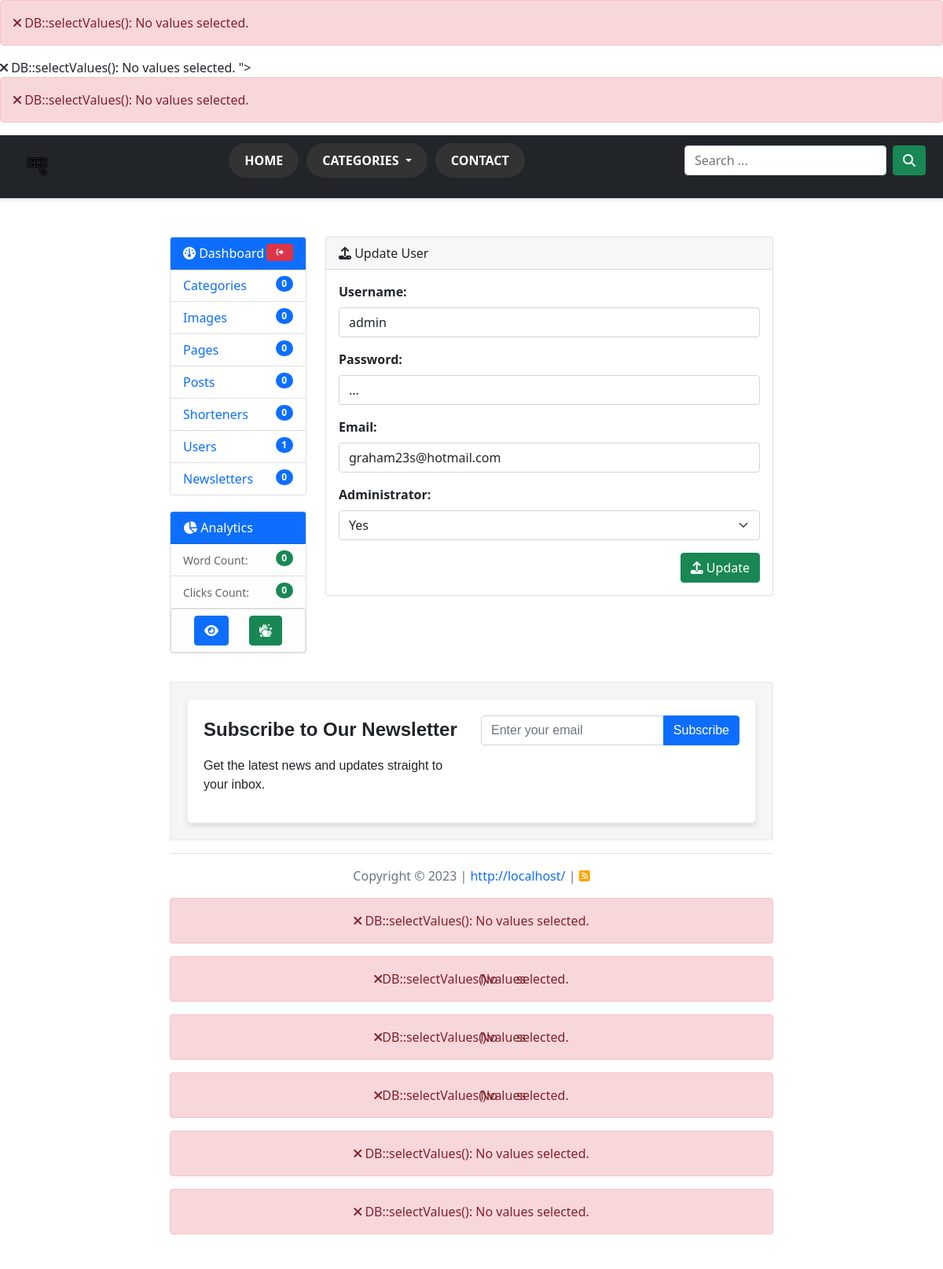
Page /edit-user.php?userId=2 (signed in) on the committed database.
### tables this page shows
CREATE TABLE `members` (
  `member_id` bigint(20) NOT NULL,
  `member_username` varchar(50) NOT NULL,
  `member_password` varchar(50) NOT NULL,
  `member_password_md5` varchar(32) NOT NULL,
  `member_email` varchar(50) NOT NULL,
  `member_is_admin` enum('no','yes') NOT NULL,
  `member_date` timestamp NOT NULL DEFAULT CURRENT_TIMESTAMP
);

### includes/inc-DB.php (called while the page is built, shortened)
<?php
class DB
{
    private static $instance;
    public static function getInstance() {
        if(is_null(self::$instance)) {
            self::$instance = new DB();
        }
        return self::$instance;
    }
    private $pdo;
    private function __construct() {
        try {
            $this->pdo = new PDO(
                sprintf('%s:host=%s;dbname=%s',
                    DRIVER,
                    HOST,
                    DATA
                ),
                USER,
                PASS,
                array(
                    PDO::MYSQL_ATTR_USE_BUFFERED_QUERY => true,
                    PDO::ATTR_ERRMODE => PDO::ERRMODE_EXCEPTION,
                    PDO::MYSQL_ATTR_INIT_COMMAND => 'SET NAMES utf8; SET CHARACTER SET utf8;'
                )
            );
        } catch(Exception $ex) {
            throw new Exception('Cannot connect to the database.');
        }
    }
    public function select($query, array $params = [], $fetchType = PDO::FETCH_ASSOC) {
        $normParams = $this->normalizeParams($params);
        $command = $this->pdo->prepare($query);
        foreach($normParams as $paramName => $paramValue) {
            if(is_array($paramValue)
                    && isset($paramValue['type'])
                    && isset($paramValue['value'])) {
                $command->bindValue($paramName, $paramValue['value'], $paramValue['type']);
            } else {
                $command->bindValue($paramName, $paramValue);
            }
        }
        if(!$command->execute()) {
            throw new Exception('DB::select(): Can\'t execute query.');
        }
        return $command->fetchAll($fetchType);
    }
    public function selectValues($query, array $params = [], $fetchType = PDO::FETCH_ASSOC) {
        $row = $this->selectOne($query, $params, $fetchType);
        if(empty($row)) {
            throw new Exception('DB::selectValues(): No values selected.');
        } else {
            return $row;
        }
    }
    public function selectOne($query, array $params = [], $fetchType = PDO::FETCH_ASSOC) {
        $rows = $this->select($query, $params, $fetchType);
        return array_shift($rows);
    }
    protected function normalizeParams(array $params = []) {
        $normParams = [];
        foreach($params as $paramKey => $paramValue) {
            $normParams[(strlen($paramKey) && (':' === $paramKey[0]))? $paramKey: ':' . $paramKey] = $paramValue;
        }
        return $normParams;
    }
}

### edit-user.php (the view, shortened to what this page needs)
<?php
    include($_SERVER['DOCUMENT_ROOT'] . "/includes/inc-functions.php");
    include($_SERVER['DOCUMENT_ROOT'] . "/includes/inc-header.php");
?>
<main>
	<div class="row">
		<div class="col-md-3">
			<div class="card">
			<?php include($_SERVER['DOCUMENT_ROOT'] . "/includes/inc-dashboard.php"); ?>
			</div>
			<div class="card">
			<?php include($_SERVER['DOCUMENT_ROOT'] . "/includes/inc-dashboard-analytics.php"); ?>
			</div>
		</div>
		<div class="col-md-9">
			<div class="card">
			  <div class="card-header"><i class="fas fa-upload"></i> Update User</div>
                <div class="card-body">
				<?php
				    $user = DB::getInstance()->selectValues("SELECT * FROM `members` WHERE `member_id`='{$_GET['userId']}'");
				?>
				<form action="edit-user.php?userId=<?= $_GET['userId']; ?>" method="post">
					<div class="mb-3">
						<label for="user_username" class="form-label"><strong>Username:</strong></label>
						<input type="text" class="form-control" id="user_username" name="user_username" value="<?= $user['member_username']; ?>" required>
					</div>
					<div class="mb-3">
						<label for="user_password" class="form-label"><strong>Password:</strong></label>
						<input type="text" class="form-control" id="user_password" name="user_password" value="<?= $user['member_password']; ?>" required>
					</div>
					<div class="mb-3">
						<label for="user_email" class="form-label"><strong>Email:</strong></label>
						<input type="email" class="form-control" id="user_email" name="user_email" value="<?= $user['member_email']; ?>" required>
					</div>
					<div class="mb-3">
					<label for="user_status" class="form-label"><strong>Administrator:</strong></label>
					<select id="user_status" name="user_status" class="form-select" required>
					  <?php
						  $admin = array("no" => "No", "yes" => "Yes");
						  foreach($admin as $key => $value) {
							  echo "<option value='{$key}' ";
							  if ($key == $user['member_is_admin']) {
								  echo " selected";
							  }
							  echo ">{$value}</option>";
						  }
					  ?>
					</select>
					</div>
					<button type="submit" name="submitEditUser" class="btn btn-success float-end"><i class="fas fa-upload"></i> Update</button>
				</form>
                </div>
			</div>
		</div>
	</div>
</main>
<?php
    include($_SERVER['DOCUMENT_ROOT'] . "/includes/inc-footer.php");
?>

### css/style.css (style rules this page uses)
body, html { height: 100%; margin: 0; }
.card { margin-bottom: 20px; }

### rows in the picture
members: user_username "admin", user_password "...", user_email "graham23s@hotmail.com", user_status "Yes"

### other values in the picture
doTableCount("categories") "0"
doTableCount("images") "0"
doTableCount("pages") "0"
doTableCount("posts") "0"
doTableCount("shorteners") "0"
doTableCount("members") "1"
doTableCount("newsletters") "0"
doTableCount("clicks") "0"
urlFull() "http://localhost/"
